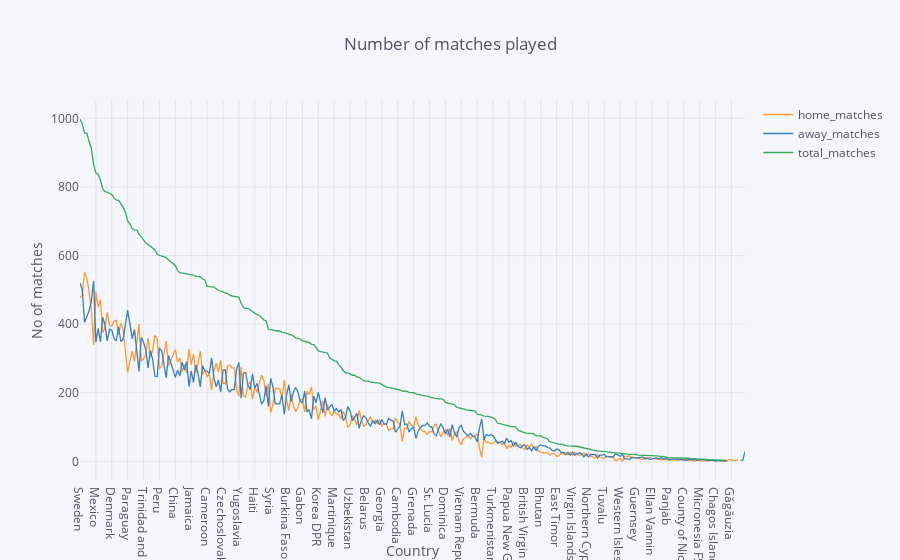

The notebook cell this image was saved under:
### Code cell
team_matches_sort.iplot(kind='scatter',title='Number of matches played', xTitle='Country', yTitle='No of matches',theme='pearl')

### Figure 1 — Plotly figure (JSON) as saved in the notebook; plotly's stock layout.template omitted (floating-point values rounded to 4 significant figures; data arrays with more than 128 entries replaced by an {"elided": "..."} marker saying what was removed)
{"data": [{"line": {"color": "rgba(255, 153, 51, 1.0)", "dash": "solid", "shape": "linear", "width": 1.3}, "mode": "lines", "name": "home_matches", "text": "", "type": "scatter", "uid": "e2b14229-38e2-49c8-8367-54fdb5c6f193", "x": {"elided": "294 str values"}, "y": {"elided": "294 mixed values"}}, {"line": {"color": "rgba(55, 128, 191, 1.0)", "dash": "solid", "shape": "linear", "width": 1.3}, "mode": "lines", "name": "away_matches", "text": "", "type": "scatter", "uid": "80677c52-16b9-483b-9fe8-e337b772b026", "x": {"elided": "294 str values"}, "y": {"elided": "294 mixed values"}}, {"line": {"color": "rgba(50, 171, 96, 1.0)", "dash": "solid", "shape": "linear", "width": 1.3}, "mode": "lines", "name": "total_matches", "text": "", "type": "scatter", "uid": "fd4bfded-b465-4e52-99fd-748be229f426", "x": {"elided": "294 str values"}, "y": {"elided": "294 mixed values"}}], "layout": {"legend": {"bgcolor": "#F5F6F9", "font": {"color": "#4D5663"}}, "paper_bgcolor": "#F5F6F9", "plot_bgcolor": "#F5F6F9", "title": {"font": {"color": "#4D5663"}, "text": "Number of matches played"}, "xaxis": {"gridcolor": "#E1E5ED", "showgrid": true, "tickfont": {"color": "#4D5663"}, "title": {"font": {"color": "#4D5663"}, "text": "Country"}, "zerolinecolor": "#E1E5ED"}, "yaxis": {"gridcolor": "#E1E5ED", "showgrid": true, "tickfont": {"color": "#4D5663"}, "title": {"font": {"color": "#4D5663"}, "text": "No of matches"}, "zerolinecolor": "#E1E5ED"}}}
